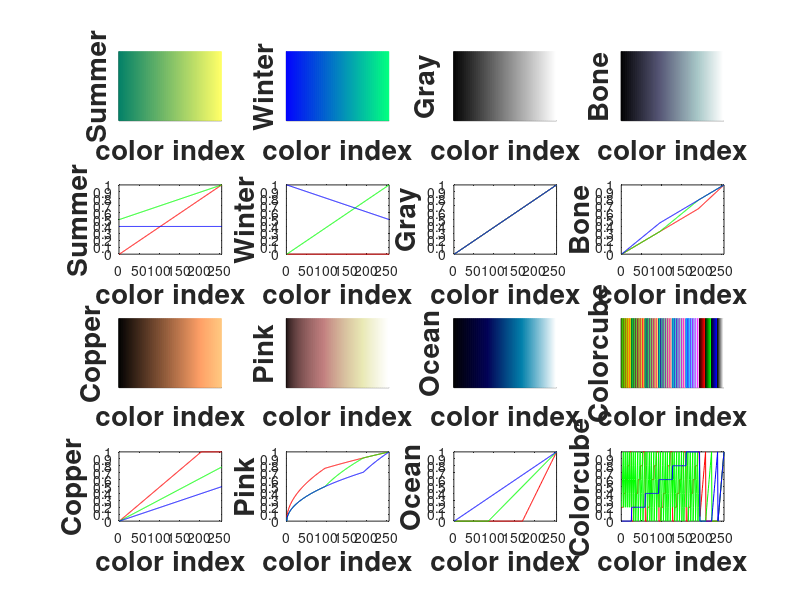

Source code (MATLAB):
clear all; close all; clc;
fs=20;
h=figure('Position',[1 21 1366 670], ...
'Name','Colormaps Profiles');
## Show the 'summer' colormap profile and as an image
cmap=summer(256);
subplot(4, 4, 1);
ml=size(cmap,1)-1;
hold on;
for i=0:1:ml
plot([i i],[0 1],'color',cmap(i+1,:))
endfor
set(gca,'YTick',0:0:1)
set(gca,'XTick',0:0:256)
axis([0 256 0 1])
hold off;
ylabel("Summer",'fontsize',fs,'fontweight','bold')
xlabel("color index",'fontsize',fs,'fontweight','bold')
subplot(4, 4, 5);
rgbplot(cmap);
ylabel("Summer",'fontsize',fs,'fontweight','bold')
xlabel("color index",'fontsize',fs,'fontweight','bold')
## Show the 'winter' colormap profile and as an image
cmap=winter(256);
subplot(4, 4, 2);
ml=size(cmap,1)-1;
hold on;
for i=0:1:ml
plot([i i],[0 1],'color',cmap(i+1,:))
endfor
set(gca,'YTick',0:0:1)
set(gca,'XTick',0:0:256)
axis([0 256 0 1])
hold off;
ylabel("Winter",'fontsize',fs,'fontweight','bold')
xlabel("color index",'fontsize',fs,'fontweight','bold')
subplot(4, 4, 6);
rgbplot(cmap);
ylabel("Winter",'fontsize',fs,'fontweight','bold')
xlabel("color index",'fontsize',fs,'fontweight','bold')
## Show the 'gray' colormap profile and as an image
cmap=gray(256);
subplot(4, 4, 3);
ml=size(cmap,1)-1;
hold on;
for i=0:1:ml
plot([i i],[0 1],'color',cmap(i+1,:))
endfor
set(gca,'YTick',0:0:1)
set(gca,'XTick',0:0:256)
axis([0 256 0 1])
hold off;
ylabel("Gray",'fontsize',fs,'fontweight','bold')
xlabel("color index",'fontsize',fs,'fontweight','bold')
subplot(4, 4, 7);
rgbplot(cmap);
ylabel("Gray",'fontsize',fs,'fontweight','bold')
xlabel("color index",'fontsize',fs,'fontweight','bold')
## Show the 'bone' colormap profile and as an image
cmap=bone(256);
subplot(4, 4, 4);
ml=size(cmap,1)-1;
hold on;
for i=0:1:ml
plot([i i],[0 1],'color',cmap(i+1,:))
endfor
set(gca,'YTick',0:0:1)
set(gca,'XTick',0:0:256)
axis([0 256 0 1])
hold off;
ylabel("Bone",'fontsize',fs,'fontweight','bold')
xlabel("color index",'fontsize',fs,'fontweight','bold')
subplot(4, 4, 8);
rgbplot(cmap);
ylabel("Bone",'fontsize',fs,'fontweight','bold')
xlabel("color index",'fontsize',fs,'fontweight','bold')
%%%%%%%%%%%%%%%%%%%%%%%%%%%%%%%%%%%%%%%%%%%%%%%%%%%%%%%%%%%%%%
%%%%%%%%%%%%%%%%%%%%%%%%%%%%%%%%%%%%%%%%%%%%%%%%%%%%%%%%%%%%%%
## Show the 'copper' colormap profile and as an image
cmap=copper(256);
subplot(4, 4, 9);
ml=size(cmap,1)-1;
hold on;
for i=0:1:ml
plot([i i],[0 1],'color',cmap(i+1,:))
endfor
set(gca,'YTick',0:0:1)
set(gca,'XTick',0:0:256)
axis([0 256 0 1])
hold off;
ylabel("Copper",'fontsize',fs,'fontweight','bold')
xlabel("color index",'fontsize',fs,'fontweight','bold')
subplot(4, 4, 13);
rgbplot(cmap);
ylabel("Copper",'fontsize',fs,'fontweight','bold')
xlabel("color index",'fontsize',fs,'fontweight','bold')
## Show the 'Pink' colormap profile and as an image
cmap=pink(256);
subplot(4, 4, 10);
ml=size(cmap,1)-1;
hold on;
for i=0:1:ml
plot([i i],[0 1],'color',cmap(i+1,:))
endfor
set(gca,'YTick',0:0:1)
set(gca,'XTick',0:0:256)
axis([0 256 0 1])
hold off;
ylabel("Pink",'fontsize',fs,'fontweight','bold')
xlabel("color index",'fontsize',fs,'fontweight','bold')
subplot(4, 4, 14);
rgbplot(cmap);
ylabel("Pink",'fontsize',fs,'fontweight','bold')
xlabel("color index",'fontsize',fs,'fontweight','bold')
## Show the 'Ocean' colormap profile and as an image
cmap=ocean(256);
subplot(4, 4, 11);
ml=size(cmap,1)-1;
hold on;
for i=0:1:ml
plot([i i],[0 1],'color',cmap(i+1,:))
endfor
set(gca,'YTick',0:0:1)
set(gca,'XTick',0:0:256)
axis([0 256 0 1])
hold off;
ylabel("Ocean",'fontsize',fs,'fontweight','bold')
xlabel("color index",'fontsize',fs,'fontweight','bold')
subplot(4, 4, 15);
rgbplot(cmap);
ylabel("Ocean",'fontsize',fs,'fontweight','bold')
xlabel("color index",'fontsize',fs,'fontweight','bold')
## Show the 'colorcube' colormap profile and as an image
cmap=colorcube(256);
subplot(4, 4, 12);
ml=size(cmap,1)-1;
hold on;
for i=0:1:ml
plot([i i],[0 1],'color',cmap(i+1,:))
endfor
set(gca,'YTick',0:0:1)
set(gca,'XTick',0:0:256)
axis([0 256 0 1])
hold off;
ylabel("Colorcube",'fontsize',fs,'fontweight','bold')
xlabel("color index",'fontsize',fs,'fontweight','bold')
subplot(4, 4, 16);
rgbplot(cmap);
ylabel("Colorcube",'fontsize',fs,'fontweight','bold')
xlabel("color index",'fontsize',fs,'fontweight','bold')